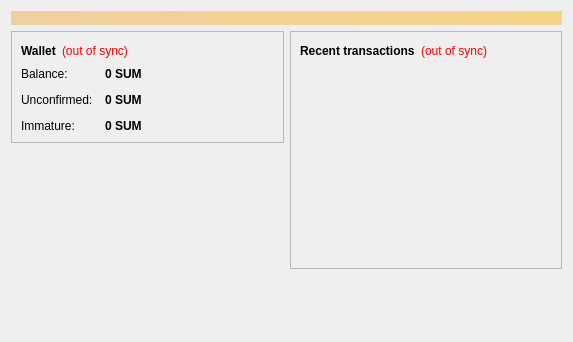
<?xml version="1.0" encoding="UTF-8"?>
<ui version="4.0">
 <class>OverviewPage</class>
 <widget class="QWidget" name="OverviewPage">
  <property name="geometry">
   <rect>
    <x>0</x>
    <y>0</y>
    <width>573</width>
    <height>342</height>
   </rect>
  </property>
  <property name="windowTitle">
   <string>Form</string>
  </property>
  <layout class="QVBoxLayout" name="topLayout">
   <item>
    <widget class="QLabel" name="labelAlerts">
     <property name="visible">
      <bool>false</bool>
     </property>
     <property name="styleSheet">
      <string notr="true">background-color: qlineargradient(x1: 0, y1: 0, x2: 1, y2: 0, stop:0 #F0D0A0, stop:1 #F8D488); color:#000000;</string>
     </property>
     <property name="wordWrap">
      <bool>true</bool>
     </property>
     <property name="margin">
      <number>3</number>
     </property>
    </widget>
   </item>
   <item>
    <layout class="QHBoxLayout" name="horizontalLayout" stretch="1,1">
     <item>
      <layout class="QVBoxLayout" name="verticalLayout_2">
       <item>
        <widget class="QFrame" name="frame">
         <property name="frameShape">
          <enum>QFrame::StyledPanel</enum>
         </property>
         <property name="frameShadow">
          <enum>QFrame::Raised</enum>
         </property>
         <layout class="QVBoxLayout" name="verticalLayout_4">
          <item>
           <layout class="QHBoxLayout" name="horizontalLayout_4">
            <item>
             <widget class="QLabel" name="label_5">
              <property name="font">
               <font>
                <weight>75</weight>
                <bold>true</bold>
               </font>
              </property>
              <property name="text">
               <string>Wallet</string>
              </property>
             </widget>
            </item>
            <item>
             <widget class="QLabel" name="labelWalletStatus">
              <property name="toolTip">
               <string>The displayed information may be out of date. Your wallet automatically synchronizes with the Soomcoin network after a connection is established, but this process has not completed yet.</string>
              </property>
              <property name="styleSheet">
               <string notr="true">QLabel { color: red; }</string>
              </property>
              <property name="text">
               <string notr="true">(out of sync)</string>
              </property>
              <property name="alignment">
               <set>Qt::AlignLeading|Qt::AlignLeft|Qt::AlignVCenter</set>
              </property>
             </widget>
            </item>
            <item>
             <spacer name="horizontalSpacer_2">
              <property name="orientation">
               <enum>Qt::Horizontal</enum>
              </property>
              <property name="sizeHint" stdset="0">
               <size>
                <width>40</width>
                <height>20</height>
               </size>
              </property>
             </spacer>
            </item>
           </layout>
          </item>
          <item>
           <layout class="QFormLayout" name="formLayout_2">
            <property name="fieldGrowthPolicy">
             <enum>QFormLayout::AllNonFixedFieldsGrow</enum>
            </property>
            <property name="horizontalSpacing">
             <number>12</number>
            </property>
            <property name="verticalSpacing">
             <number>12</number>
            </property>
            <item row="0" column="0">
             <widget class="QLabel" name="label">
              <property name="text">
               <string>Balance:</string>
              </property>
             </widget>
            </item>
            <item row="0" column="1">
             <widget class="QLabel" name="labelBalance">
              <property name="font">
               <font>
                <weight>75</weight>
                <bold>true</bold>
               </font>
              </property>
              <property name="cursor">
               <cursorShape>IBeamCursor</cursorShape>
              </property>
              <property name="toolTip">
               <string>Your current balance</string>
              </property>
              <property name="text">
               <string notr="true">0 SUM</string>
              </property>
              <property name="textInteractionFlags">
               <set>Qt::LinksAccessibleByMouse|Qt::TextSelectableByKeyboard|Qt::TextSelectableByMouse</set>
              </property>
             </widget>
            </item>
            <item row="1" column="0">
             <widget class="QLabel" name="label_3">
              <property name="text">
               <string>Unconfirmed:</string>
              </property>
             </widget>
            </item>
            <item row="1" column="1">
             <widget class="QLabel" name="labelUnconfirmed">
              <property name="font">
               <font>
                <weight>75</weight>
                <bold>true</bold>
               </font>
              </property>
              <property name="cursor">
               <cursorShape>IBeamCursor</cursorShape>
              </property>
              <property name="toolTip">
               <string>Total of transactions that have yet to be confirmed, and do not yet count toward the current balance</string>
              </property>
              <property name="text">
               <string notr="true">0 SUM</string>
              </property>
              <property name="textInteractionFlags">
               <set>Qt::LinksAccessibleByMouse|Qt::TextSelectableByKeyboard|Qt::TextSelectableByMouse</set>
              </property>
             </widget>
            </item>
            <item row="2" column="0">
             <widget class="QLabel" name="labelImmatureText">
              <property name="text">
               <string>Immature:</string>
              </property>
             </widget>
            </item>
            <item row="2" column="1">
             <widget class="QLabel" name="labelImmature">
              <property name="font">
               <font>
                <weight>75</weight>
                <bold>true</bold>
               </font>
              </property>
              <property name="toolTip">
               <string>Mined balance that has not yet matured</string>
              </property>
              <property name="text">
               <string notr="true">0 SUM</string>
              </property>
              <property name="textInteractionFlags">
               <set>Qt::LinksAccessibleByMouse|Qt::TextSelectableByKeyboard|Qt::TextSelectableByMouse</set>
              </property>
             </widget>
            </item>
           </layout>
          </item>
         </layout>
        </widget>
       </item>
       <item>
        <spacer name="verticalSpacer">
         <property name="orientation">
          <enum>Qt::Vertical</enum>
         </property>
         <property name="sizeHint" stdset="0">
          <size>
           <width>20</width>
           <height>40</height>
          </size>
         </property>
        </spacer>
       </item>
      </layout>
     </item>
     <item>
      <layout class="QVBoxLayout" name="verticalLayout_3">
       <item>
        <widget class="QFrame" name="frame_2">
         <property name="frameShape">
          <enum>QFrame::StyledPanel</enum>
         </property>
         <property name="frameShadow">
          <enum>QFrame::Raised</enum>
         </property>
         <layout class="QVBoxLayout" name="verticalLayout">
          <item>
           <layout class="QHBoxLayout" name="horizontalLayout_2">
            <item>
             <widget class="QLabel" name="label_4">
              <property name="text">
               <string>&lt;b&gt;Recent transactions&lt;/b&gt;</string>
              </property>
             </widget>
            </item>
            <item>
             <widget class="QLabel" name="labelTransactionsStatus">
              <property name="toolTip">
               <string>The displayed information may be out of date. Your wallet automatically synchronizes with the Soomcoin network after a connection is established, but this process has not completed yet.</string>
              </property>
              <property name="styleSheet">
               <string notr="true">QLabel { color: red; }</string>
              </property>
              <property name="text">
               <string notr="true">(out of sync)</string>
              </property>
              <property name="alignment">
               <set>Qt::AlignRight|Qt::AlignTrailing|Qt::AlignVCenter</set>
              </property>
             </widget>
            </item>
            <item>
             <spacer name="horizontalSpacer">
              <property name="orientation">
               <enum>Qt::Horizontal</enum>
              </property>
              <property name="sizeHint" stdset="0">
               <size>
                <width>40</width>
                <height>20</height>
               </size>
              </property>
             </spacer>
            </item>
           </layout>
          </item>
          <item>
           <widget class="QListView" name="listTransactions">
            <property name="styleSheet">
             <string notr="true">QListView { background: transparent; }</string>
            </property>
            <property name="frameShape">
             <enum>QFrame::NoFrame</enum>
            </property>
            <property name="verticalScrollBarPolicy">
             <enum>Qt::ScrollBarAlwaysOff</enum>
            </property>
            <property name="horizontalScrollBarPolicy">
             <enum>Qt::ScrollBarAlwaysOff</enum>
            </property>
            <property name="selectionMode">
             <enum>QAbstractItemView::NoSelection</enum>
            </property>
           </widget>
          </item>
         </layout>
        </widget>
       </item>
       <item>
        <spacer name="verticalSpacer_2">
         <property name="orientation">
          <enum>Qt::Vertical</enum>
         </property>
         <property name="sizeHint" stdset="0">
          <size>
           <width>20</width>
           <height>40</height>
          </size>
         </property>
        </spacer>
       </item>
      </layout>
     </item>
    </layout>
   </item>
  </layout>
 </widget>
 <resources/>
 <connections/>
</ui>
